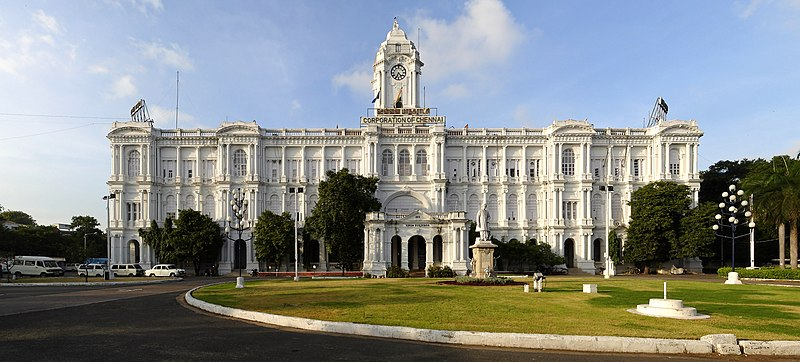
#> input picture data/Ripon_Building_panorama.jpg, 800 x 362 px, found by its file name
$ jupyter execute day3_code03_inside_convolution.ipynb
#> lines starting #> are read from the running program, lines starting #| are printed output that depends on the picture
#Foreword

In this lab we are exploring the concept of 2D convolution in the realm of deep learning (the mathematical definition of convolution is slightly different).

A convolution is an operation between an image and a filter. From the code perspective, both entities are matrices, with the image usually being much bigger than the filter, which "strides around" the matrix. The filter has a specific geometrical meaning.

Filters ara also called "kernels" in some deep learning frameworks.

# A simple filter (aka kernel)

Let's define a simple 3x3 filter and plot it. Remember the concept of [Colormap in pyploy](https://matplotlib.org/stable/tutorials/colors/colormaps.html) and that you can reverse the main maps [adding "_r" to the map name](https://matplotlib.org/stable/api/pyplot_summary.html).

[cell 1]
import numpy
from matplotlib import pyplot

filter = numpy.array([[-1, 0, 1], [-1, 0, 1], [-1, 0, 1]])

filter_R = numpy.array([[-1, 0, 1], [-1, 0, 1], [-1, 0, 1]])
filter_G = numpy.array([[-1, 5, 1], [-1, 0, 1], [-1, 0, 1]])
filter_B = numpy.array([[-8, 0, 1], [-2, 22, 1], [-1, 0, 1]])

print(filter)
pyplot.imshow(filter, cmap = 'Greys_r')

# A simple test image

We'll start our convolution on a synthetic image: a black field with two white rectangles.

[cell 2]
#define a 50x50 black image
img = numpy.zeros((50, 50))

#taking a look
pyplot.imshow(img, cmap = 'Greys_r')

A small support function to programmatically add rectangles to the image.

[cell 3]
def draw_rectangle(img, x1, y1, x2, y2, color = 255):
    img[x1:(x2+1), y1] = color
    img[x1:(x2+1), y2] = color
    img[x1, y1:(y2+1)] = color
    img[x2, y1:(y2+1)] = color

    return(img)

Let's test the function.

[cell 4]
#adding two rectangles
img = draw_rectangle(img, 10, 10, 30, 40)
img = draw_rectangle(img, 5,  20, 45, 35)

#taking a look
pyplot.imshow(img, cmap = 'Greys_r')
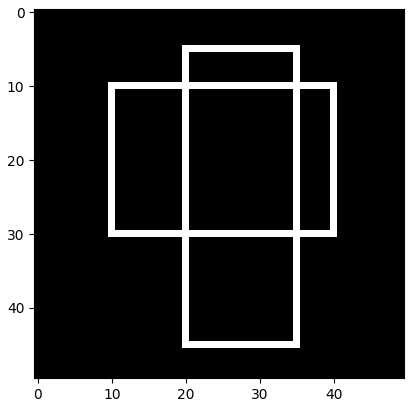
#> figure drawn by matplotlib, 1 panel

# Convolution, by hand

For this first time let's just do the convolution between our image and the known 3x3 filter. Remember the definition of convolution: a striding window of sums of element-wise multiplications.

[cell 5]
#original image size
w_orig, h_orig = img.shape

#size after convolution
w = w_orig - 2
h = h_orig - 2

#room for result
res = numpy.zeros((w, h))

#two for loops that swipe the whole image
for i in range(0, w):
    for j in range(0, h):
        #extract image subset
        piece = img[i:(i+3), j:(j+3)]

        #convolute
        conv = sum(sum(piece * filter))

        #store the result
        res[i, j] = conv

#taking a look
print(res.shape)
pyplot.imshow(res, cmap = 'Greys_r')
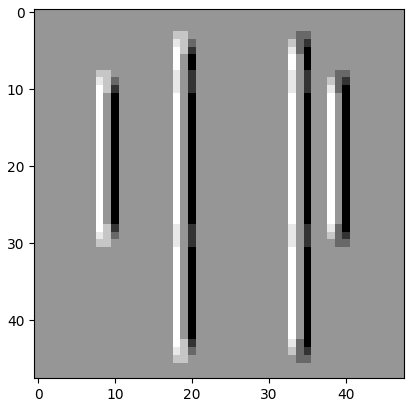
#> figure drawn by matplotlib, 1 panel

# Let's be smart: a convolution function

The previous snippet worked only with the known filter, but we want a general solution. Let's define a function that takes in an image and a filter of any size and returns the convolution result.

[cell 6]
def convolve(img, filter, stride=1):
    #original image size
#> called with filter = array of shape (3, 3), stride = 1
    w_orig, h_orig = img.shape

    #filter size
    w_filter, h_filter = filter.shape

    #size after convolution
    w = w_orig - (w_filter - 1)
    h = h_orig - (h_filter - 1)

    #room for result
    res = numpy.zeros((w, h))

    #spanning result image width
    for i in range(0, w, stride):
        #spanning result image heigth
        for j in range(0, h, stride):
            #extract image subset
            piece = img[i:(i+w_filter), j:(j+h_filter)]

            #convolve the selected area and the filter,
            #store the result
            res[i, j] = sum(sum(piece * filter))

    #and we are done
    return(res)

[cell 7]
pyplot.imshow(convolve(img, filter), cmap = 'Greys_r')

#Let's work with a true image...

Our syntetic image it's easy to understand but can only bring us so far. It's time to apply our convolution to a real image.

[cell 8]
img_url = 'https://raw.githubusercontent.com/ne1s0n/coding_excercises/master/data/Ripon_Building_panorama.jpg'

import requests          #required for remote access via urls
from PIL import Image    # PIL is Pillow Module, for image manipulation
from numpy import asarray

#requests + numpy: fast image loading
response = requests.get(img_url, stream=True) #you may want to check response.status_code
img = asarray(Image.open(response.raw))
#> img is the input picture: shape (362, 800, 3); mean R, G, B 134.6, 139.1, 136.2

#dimensions of the image
print(img.shape)
#| (362, 800, 3)

#and let's take a look at it
pyplot.imshow(img)

#...but let's keep it simple: only black and white

We are still starting to play with convolution, and have the right to simplify the problem. Let's just work with black and white images.

[cell 9]
#to B/W
img = img.mean(2)
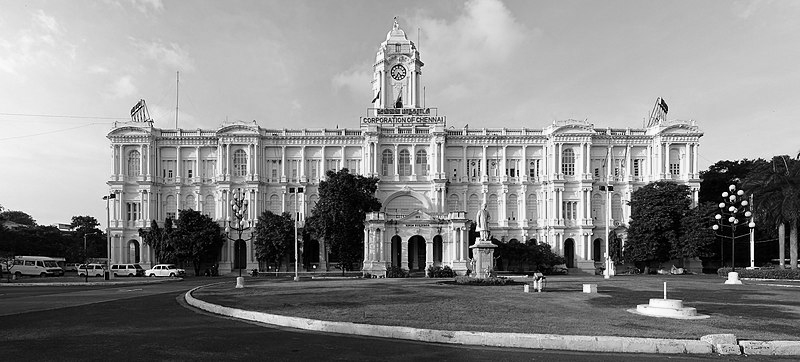
#> img: shape (362, 800) float64; min 0, max 255, mean 136.6

#dimensions of the image
print(img.shape)
#| (362, 800)

#and let's take a look at it
pyplot.imshow(img, cmap = 'Greys_r')

It's time to test our convolution. Let's print the original image, the filter, and the convolved result side by side.

[cell 10]
#big figure, default size is tiny in this case and we increase it a bit
fig=pyplot.figure(figsize=(10, 15))

fig.add_subplot(3,1,1)
pyplot.imshow(filter, cmap = 'Greys_r')

fig.add_subplot(3,1,2)
pyplot.imshow(img, cmap = 'Greys_r')

fig.add_subplot(3,1,3)
pyplot.imshow(convolve(img, filter), cmap = 'Greys_r')
#> call 2 of convolve, with filter = array of shape (3, 3), stride = 1
#> after the loop in convolve (call 2), `for i in range(0, w, stride):`:
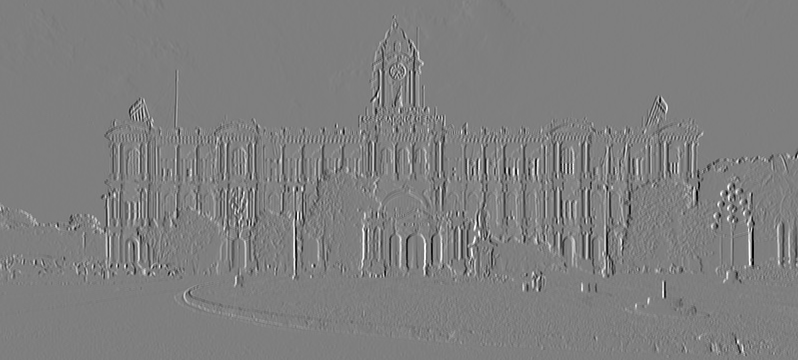
#> res: shape (360, 798) float64; min -749, max 753, mean -0.2; drawn with min black and max white

pyplot.show()
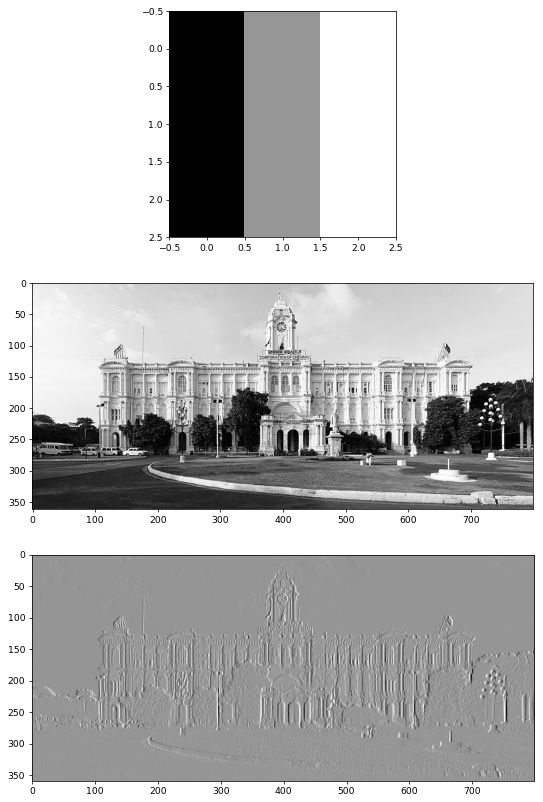
#> figure drawn by matplotlib, 3 panels

#Another filter!

[cell 11]
filter2 = numpy.array([[-1, -1, -1], [0, 0, 0], [1, 1, 1]])
print(filter2)
pyplot.imshow(filter2, cmap = 'Greys_r')
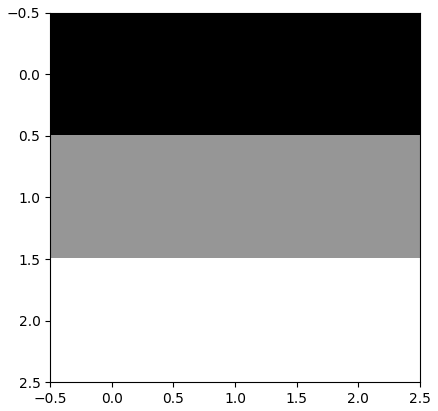
#> figure drawn by matplotlib, 1 panel

[cell 12]
fig=pyplot.figure(figsize=(10, 15))
pyplot.imshow(convolve(img, filter2), cmap = 'Greys_r')
#> call 3 of convolve, with filter = array of shape (3, 3), stride = 1
#> after the loop in convolve (call 3), `for i in range(0, w, stride):`:
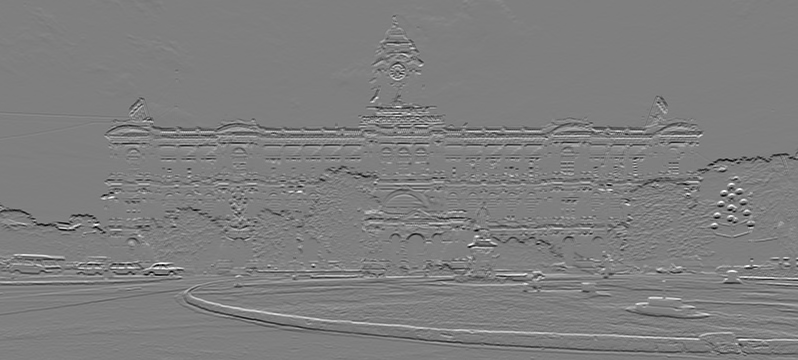
#> res: shape (360, 798) float64; min -745.3, max 747.7, mean -2.3; drawn with min black and max white

# And another, bigger one

Our function is not limited to 3x3 filters. Let's feed it a bigger one and let's see what happens.

[cell 13]
#define the filter
filter3 = numpy.array([
                       [-1, -1, -1, -1, -1],
                       [-1,  0,  0,  0, -1],
                       [-1,  0,  1,  0, -1],
                       [-1,  0,  0,  0, -1],
                       [-1, -1, -1, -1, -1]])

#multiplot with filter, original image and convolution
fig=pyplot.figure(figsize=(10, 15))

fig.add_subplot(3,1,1)
pyplot.imshow(filter3, cmap = 'Greys_r')

fig.add_subplot(3,1,2)
pyplot.imshow(img, cmap = 'Greys_r')

fig.add_subplot(3,1,3)
pyplot.imshow(convolve(img, filter3), cmap = 'Greys_r')
#> call 4 of convolve, with filter = array of shape (5, 5), stride = 1
#> after the loop in convolve (call 4), `for i in range(0, w, stride):`:
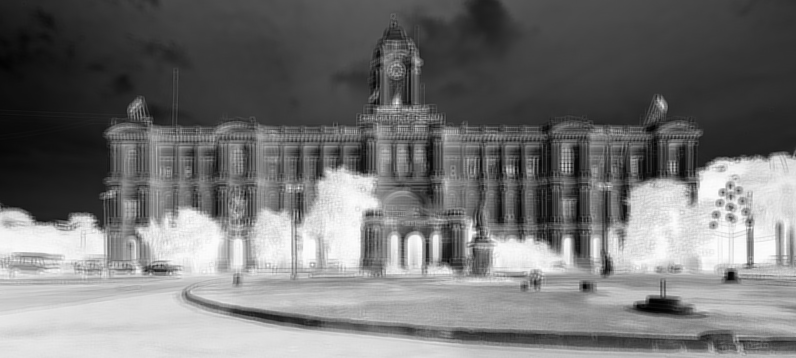
#> res: shape (358, 796) float64; min -3764.7, max -10, mean -2052.8; drawn with min black and max white

pyplot.show()
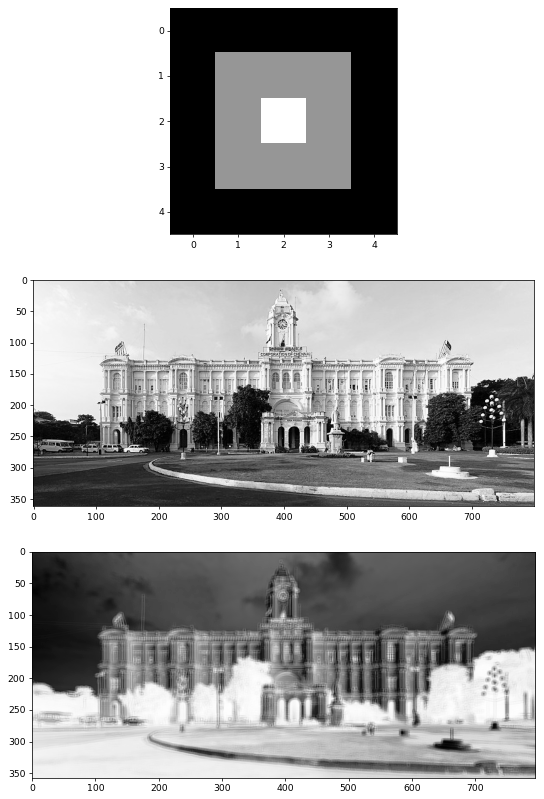
#> figure drawn by matplotlib, 3 panels

# Open questions

* how to expand the `convolve()` function so that it accepts also a `stride` argument?
* what is required to convolve a three channel RGB image? What about an arbitrary number of channels?

# Max pooling

[cell 14]
#original image size
w_orig, h_orig = img.shape
#> w_orig = 362; h_orig = 800

#size after max pooling
w = int(numpy.floor(w_orig / 2))
#> w = 181
h = int(numpy.floor(h_orig / 2))
#> h = 400

#room for result
res = numpy.zeros((w, h))

#two for loops that swipe the whole image
for i in range(0, w):
    for j in range(0, h):
        #extract image subset
        piece = img[2*i:(2*i+2), 2*j:(2*j+2)]

        #max pool
        res[i, j] = numpy.max(piece)
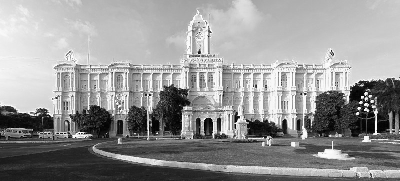
#> res: shape (181, 400) float64; min 0.333, max 255, mean 149.6

[cell 15]
#printing the original image
print(img.shape)
#| (362, 800)
pyplot.imshow(img, cmap = 'Greys_r')

[cell 16]
#the maxpooled
print(res.shape)
#| (181, 400)
